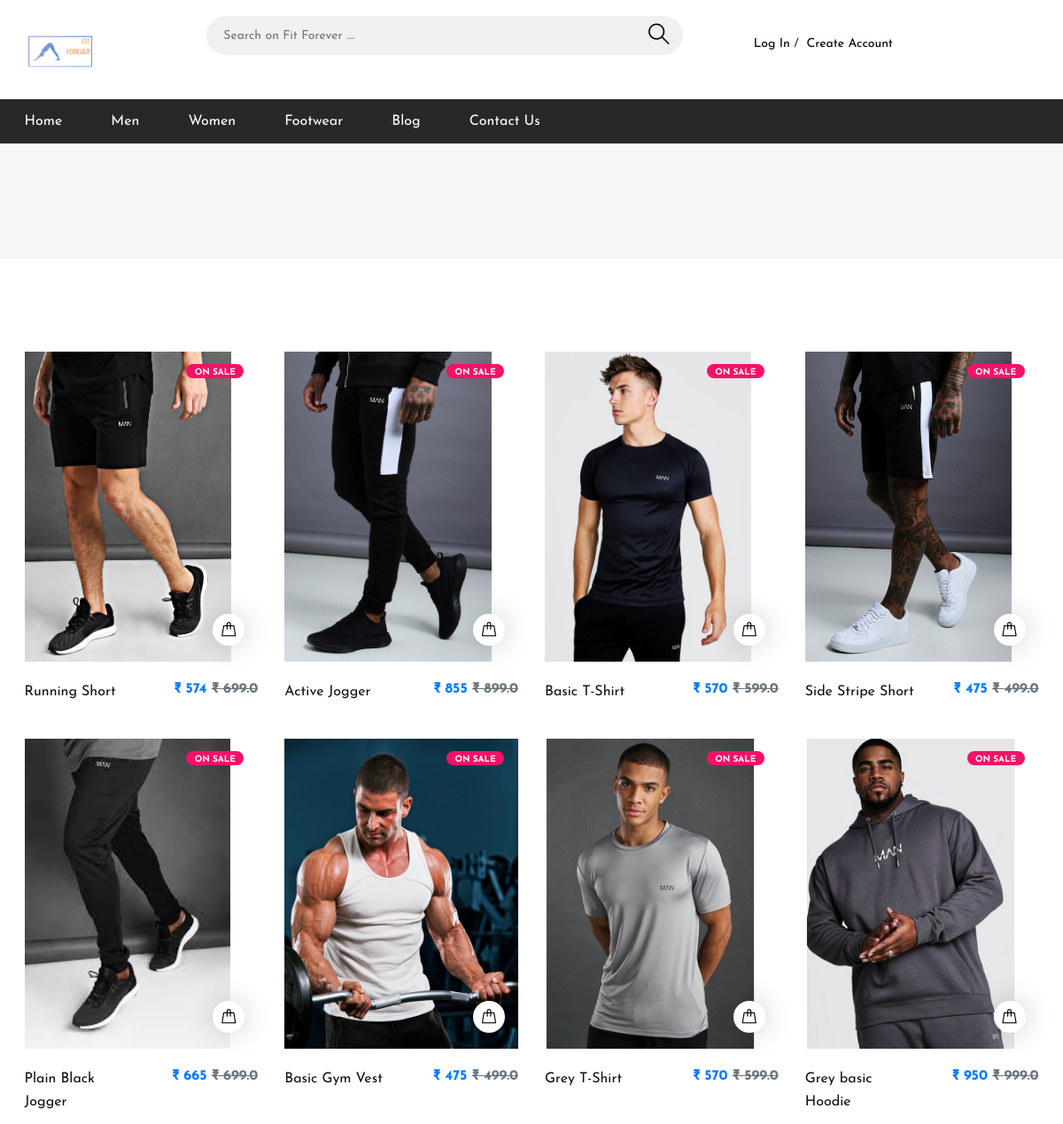
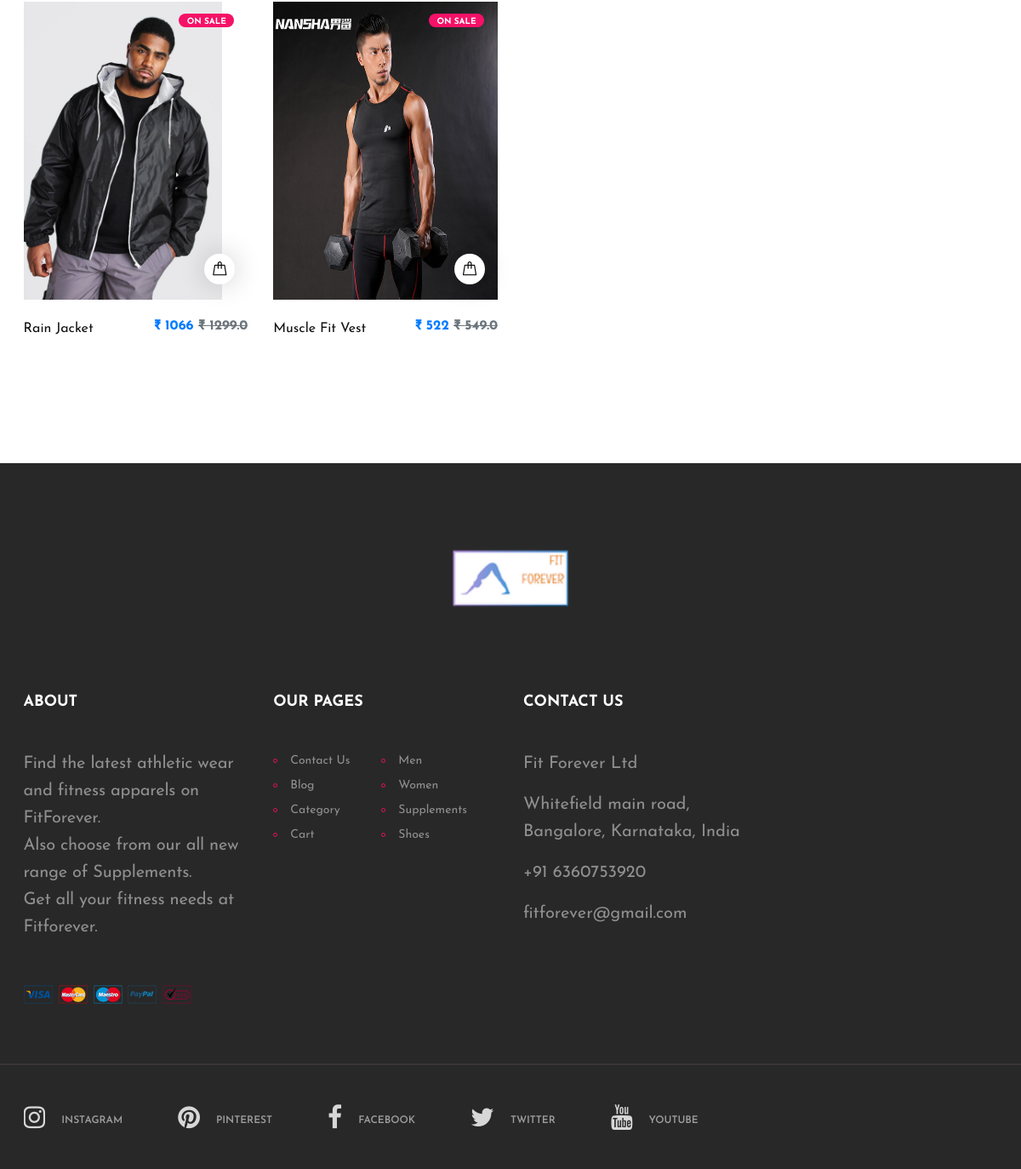
Page /category/1 on the committed database (2 pictures, top to bottom).
### fitforever/models.py (models this page shows, shortened)
class Category(models.Model):
    category_id = models.AutoField(primary_key=True, blank=True)
    name = models.CharField(max_length=50)

class Items(models.Model):
    item_id = models.AutoField(primary_key=True, blank=True)
    title = models.CharField(max_length=100)
    price = models.FloatField()
    discount = models.ForeignKey(Discount, on_delete=models.CASCADE, null=True, blank=True, default=0)
    category = models.ForeignKey(Category, on_delete=models.CASCADE, null=True)
    subcategory = models.ForeignKey(SubCategory, on_delete=models.CASCADE, null=True, blank=True)
    avatar = models.ImageField(upload_to='static/Image', blank=True)
    description = models.CharField(max_length=500, default='None')

### fitforever/views.py (the view)
# urls.py: path('category/<cat>', views.category, name='category'),
def category(request, cat, subCat=None):
    if subCat is None:
        product_ = Items.objects.filter(category_id=cat)
    else:
        product_ = Items.objects.filter(category_id=cat, subcategory_id=subCat)
    list_prod = []
    for prod in product_:
        dis = prod.price - ((prod.price * prod.discount.discount) / 100)
        list_prod.append({'prod': prod, 'discount': math.ceil(dis)})
    cats = Category.objects.all()
    categories = []
    cart = Cart.objects.filter(user=request.session.get('user_id')).order_by('-cart_id')
    count = 0
    for cart in cart:
        count += 1
    for c in cats:
        sub = SubCategory.objects.filter(category=c.category_id)
        categories.append({'cat': c, 'sub': sub})
    return render(request, 'category.html', {'products_': list_prod, "categories": categories, "count": count})

### Templates/category.html (shortened to what this page needs)
<!DOCTYPE html>
<html lang="zxx">
<head>
	<link rel="stylesheet" href="/static/Style/bootstrap.min.css"/>
	<link rel="stylesheet" href="/static/Style/font-awesome.min.css"/>
	<link rel="stylesheet" href="/static/Style/flaticon.css"/>
	<link rel="stylesheet" href="/static/Style/slicknav.min.css"/>
	<link rel="stylesheet" href="/static/Style/jquery-ui.min.css"/>
	<link rel="stylesheet" href="/static/Style/owl.carousel.min.css"/>
	<link rel="stylesheet" href="/static/Style/animate.css"/>
	<link rel="stylesheet" href="/static/Style/style.css"/>
</head>
<body>
	<header class="header-section">
		<div class="header-top">
			<div class="container">
				<div class="row">
					<div class="col-lg-2 text-center text-lg-left">
						<a href="{% url 'index' %}" class="site-logo">
							<img src="/static/Image/logo1.png" height="80" alt="">
						</a>
					</div>
					<div class="col-xl-6 col-lg-5">
						<form class="header-search-form" method="GET" action="search">
							<input type="text" placeholder="Search on Fit Forever ...." name="q" value="{{ request.GET.q }}">
							<button><i class="flaticon-search"></i></button>
						</form>
					</div>
					<div class="col-xl-4 col-lg-5">
						<div class="user-panel">
							<div class="up-item">
								{% if 'user_id' in request.session %}
								<a href="{% url 'account' %}"><i class="flaticon-profile"></i></a>
								<a href="{% url 'account' %}">Hello, <strong>{{request.session.last_name}}</strong></a>
								&nbsp
								<a href="{% url 'logout' %}">Logout</a>
								{% else %}
								<br>
								&nbsp;&nbsp;&nbsp;&nbsp;&nbsp;&nbsp;&nbsp;&nbsp;&nbsp;<a href="{% url 'login' %}">Log In</a>&nbsp;/&nbsp;
								<a href="{% url 'signup' %}">Create Account</a>
								{% endif %}
							</div>
						</div>
					</div>
				</div>
			</div>
		</div>
		<nav class="main-navbar">
			<div class="container">
				<ul class="main-menu">
					<li><a href="{% url 'index' %}">Home</a></li>
					{% for category in categories %}
						{% if category.sub|length != 0  %}
					<li><a href="{% url 'category' category.cat.category_id %}">{{category.cat.name}}</a>
					</li>
					{% else %}
					<li><a href="{% url 'category' category.cat.category_id %}">{{category.cat.name}}</a></li>
					{% endif %}
					{% endfor %}
					{% if 'user_id' in request.session %}
					<li><a href="{% url 'cart' %}">Your Cart</a></li>
					<li><a href="{% url 'blog' %}">Blog</a>
						<ul class="sub-menu">
							<li><a href="{% url 'blog' %}">Read Blogs</a></li>
							<li><a href="{% url 'write' %}">Write a Blog</a></li>
						</ul>
					</li>
					<li><a href="{% url 'contact' %}">Contact Us</a></li>
					{% else %}
					<li><a href="{% url 'blog' %}">Blog</a>
					</li>
					<li><a href="{% url 'contact' %}">Contact Us</a></li>
					{% endif %}
				</ul>
			</div>
		</nav>
	</header>
	<div class="page-top-info">
	</div>
	<section class="category-section spad">
		<div class="container">
					<div class="row">
							{% for product in products_ %}
						<div class="col-lg-3 col-sm-6">
							<div class="product-item">
								<div class="pi-pic">
									<div class="tag-sale">ON SALE</div>
									<a href="{% url 'product' product.prod.item_id %}"><img src="/{{ product.prod.avatar }}" alt="" height="350"></a>
									<div class="pi-links">
										<a href="{% url 'product' product.prod.item_id %}" class="add-card"><i class="flaticon-bag"></i><span>BUY NOW</span></a>
									</div>
								</div>
								<div class="pi-text">
									<h6 class="text-primary">₹ {{ product.discount }} <strike class="text-secondary">₹ {{ product.prod.price }}</strike> </h6>
									<p>{{ product.prod.title }}</p>
								</div>
							</div>
						</div>
							{% endfor %}
					</div>
		</div>
	</section>
	<section class="footer-section">
		<div class="container">
			<div class="footer-logo text-center">
				<a href="index.html"><img src="/static/Image/logo1.png" height="150" alt=""></a>
			</div>
			<div class="row">
				<div class="col-lg-3 col-sm-6">
					<div class="footer-widget about-widget">
						<h2>About</h2>
						<p>Find the latest athletic wear and fitness apparels on FitForever.<br> Also choose from our all new range of Supplements.<br> Get all your fitness needs at Fitforever. </p>
						<img src="/static/Image/cards.png" alt="">
					</div>
				</div>
				<div class="col-lg-3 col-sm-6">
					<div class="footer-widget about-widget">
						<h2>Our Pages</h2>
						<ul>
							<li><a href="{% url 'contact' %}">Contact Us</a></li>
							<li><a href="{% url 'blog' %}">Blog</a></li>
							<li><a href="#">Category</a></li>
							<li><a href="{% url 'cart' %}">Cart</a></li>
						</ul>
						<ul>
							<li><a href="#">Men</a></li>
							<li><a href="#">Women</a></li>
							<li><a href="#">Supplements</a></li>
							<li><a href="#">Shoes</a></li>
						</ul>
					</div>
				</div>
				<div class="col-lg-3 col-sm-6">
					<div class="footer-widget contact-widget">
						<h2>Contact Us</h2>
						<div class="con-info">
							<p>Fit Forever Ltd </p>
						</div>
						<div class="con-info">
							<p>Whitefield main road, Bangalore, Karnataka, India </p>
						</div>
						<div class="con-info">
							<p>+91 6360753920</p>
						</div>
						<div class="con-info">
							<p>fitforever@gmail.com</p>
						</div>
					</div>
				</div>
			</div>
		</div>
		<div class="social-links-warp">
			<div class="container">
				<div class="social-links">
					<a href="https://www.instagram.com/" class="instagram"><i class="fa fa-instagram"></i><span>instagram</span></a>
					<a href="https://in.pinterest.com/" class="pinterest"><i class="fa fa-pinterest"></i><span>pinterest</span></a>
					<a href="https://www.facebook.com/" class="facebook"><i class="fa fa-facebook"></i><span>facebook</span></a>
					<a href="https://twitter.com/" class="twitter"><i class="fa fa-twitter"></i><span>twitter</span></a>
					<a href="https://www.youtube.com/" class="youtube"><i class="fa fa-youtube"></i><span>youtube</span></a>
				</div>
</div>
		</div>
	</section>
	</body>
</html>

### static/Style/style.css (style rules this page uses)
html, body { height: 100%; width: 100%; font-family: 'Josefin Sans', sans-serif; -webkit-font-smoothing: antialiased; font-smoothing: antialiased; }
h1, h2, h3, h4, h5, h6 { margin-left: 000px; color: #111111; font-weight: 600; }
h2 { font-size: 36px; }
h6 { font-size: 16px; }
p { font-size: 20px; color: #585858; line-height: 1.6; }
img { max-width: 100%; }
ul, ol { padding: 0; margin: 0; }
.spad { padding-top: 105px; padding-bottom: 105px; }
.header-top { padding: 18px 0 14px; }
.site-logo { display: inline-block; }
.header-search-form { width: 100%; position: relative; padding: 0 10px; }
.header-search-form input { width: 100%; height: 44px; font-size: 14px; border-radius: 50px; border: none; padding: 0 19px; background: #f0f0f0; }
.header-search-form button { position: absolute; height: 100%; right: 18px; top: 0; font-size: 26px; color: #000; border: none; cursor: pointer; background-color: transparent; }
.user-panel .up-item { display: inline-block; font-size: 14px; }
.user-panel .up-item a { font-size: 14px; color: #000; }
.user-panel .up-item:first-child { margin-right: 29px; }
.main-navbar { background: #282828; }
.main-menu { list-style: none; }
.main-menu li { display: inline-block; position: relative; }
.main-menu li a { display: inline-block; font-size: 16px; color: #ffffff; margin-right: 50px; line-height: 1; padding: 17px 0; position: relative; }
.product-item .pi-pic { position: relative; display: block; }
.product-item .tag-sale { position: absolute; right: 16px; top: 14px; font-size: 10px; font-weight: 700; color: #fff; background: #50e550; line-height: 1; text-transform: uppercase; padding: 5px 9px 1px; border-radius: 15px; width: 42px; }
.product-item .tag-sale { text-align: center; padding: 5px 0px 1px; min-width: 65px; background: #f51167; }
.product-item .pi-links { width: 100%; position: absolute; right: 0; bottom: 18px; z-index: 9; padding-right: 15px; text-align: right; }
.product-item .pi-links a { display: inline-table; width: 36px; height: 36px; background: #fff; border-radius: 60px; font-size: 18px; line-height: 18px; padding-top: 9px; overflow: hidden; color: #000; position: relative; -webkit-box-shadow: 1px 0 32px rgba(0, 0, 0, 0.2); box-shadow: 1px 0 32px rgba(0, 0, 0, 0.2); -webkit-transition: all 0.4s ease; -o-transition: all 0.4s ease; transition: all 0.4s ease; text-align: center; }
.product-item .pi-links a i { display: inline-block; color: #000; }
.product-item .pi-links a.add-card { padding-top: 8px; }
.product-item .pi-text { padding-top: 22px; height: 87px; }
.product-item .pi-text h6 { float: right; padding-left: 40px; overflow: hidden; font-weight: 700; color: #111111; }
.product-item .pi-text p { font-size: 16px; color: #111111; margin-bottom: 0; }
.footer-section { background: #282828; padding-top: 60px; }
.footer-logo { padding-bottom: 60px; }
.footer-widget { margin-bottom: 70px; overflow: hidden; }
.footer-widget h2 { font-size: 18px; font-weight: 700; text-transform: uppercase; color: #fff; margin-bottom: 45px; }
.footer-widget p { color: #8f8f8f; }
.footer-widget.about-widget p { margin-bottom: 50px; letter-spacing: -0.01em; }
.footer-widget ul { list-style: none; float: left; margin-right: 37px; }
.footer-widget ul:last-child { margin-right: 0; }
.footer-widget ul li a { display: inline-block; position: relative; padding-left: 20px; font-size: 14px; color: #8f8f8f; margin-bottom: 6px; }
.footer-widget ul li a:after { position: absolute; content: ""; width: 5px; height: 5px; left: 0; top: 8px; border: 1px solid #ec105a; border-radius: 50%; -webkit-transition: all 0.2s; -o-transition: all 0.2s; transition: all 0.2s; }
.social-links-warp { border-top: 2px solid #3b3535; padding: 46px 0; }
.social-links a { margin-right: 60px; display: inline-block; }
.social-links a:last-child { margin-right: 0; }
.social-links a i { font-size: 30px; color: #d7d7d7; float: left; margin-right: 19px; overflow: hidden; -webkit-transition: all 0.3s; -o-transition: all 0.3s; transition: all 0.3s; }
.social-links a span { display: inline-block; font-size: 12px; font-weight: 600; text-transform: uppercase; color: #9f9fa0; padding-top: 10px; -webkit-transition: all 0.3s; -o-transition: all 0.3s; transition: all 0.3s; }
.page-top-info { background: #f8f7f7; padding: 60px 0 70px; }
@media (min-width: 1200px) { .container { max-width: 1175px; } }

### rows in the picture
Category: cat.name "Men"
Category: cat.name "Women"
Category: cat.name "Footwear"
Items: prod.avatar (picture), discount "574", prod.price "699.0", prod "Running Short"
Items: prod.avatar (picture), discount "855", prod.price "899.0", prod "Active Jogger"
Items: prod.avatar (picture), discount "570", prod.price "599.0", prod "Basic T-Shirt"
Items: prod.avatar (picture), discount "475", prod.price "499.0", prod "Side Stripe Short"
Items: prod.avatar (picture), discount "665", prod.price "699.0", prod "Plain Black Jogger"
Items: prod.avatar (picture), discount "475", prod.price "499.0", prod "Basic Gym Vest"
Items: prod.avatar (picture), discount "570", prod.price "599.0", prod "Grey T-Shirt"
Items: prod.avatar (picture), discount "950", prod.price "999.0", prod "Grey basic Hoodie"
Items: prod.avatar (picture), discount "1066", prod.price "1299.0", prod "Rain Jacket"
Items: prod.avatar (picture), discount "522", prod.price "549.0", prod "Muscle Fit Vest"
